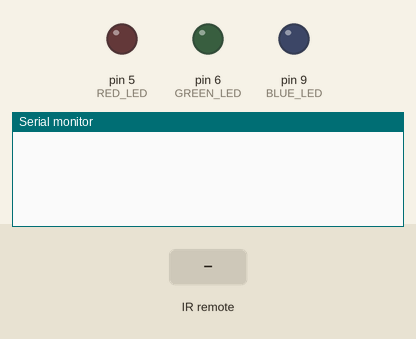
A program run on a simulated Arduino Uno, built with avr-gcc and run on an emulated ATmega328P. Shown: output pins drawn as LEDs (lit = HIGH), the last lines printed to the serial monitor. The test bench sets the inputs (shaded band).

Above: at 1.2 s.
1.3 s: infrared code 0xF609FF00 received
At 2.3 s:
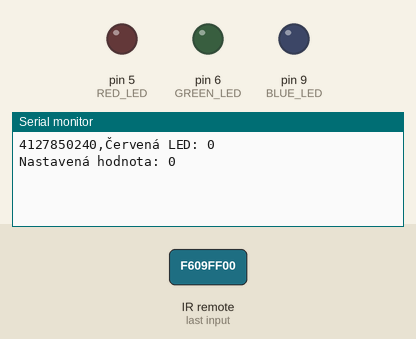
2.8 s: infrared code 0xBA45FF00 received
At 3.5 s:
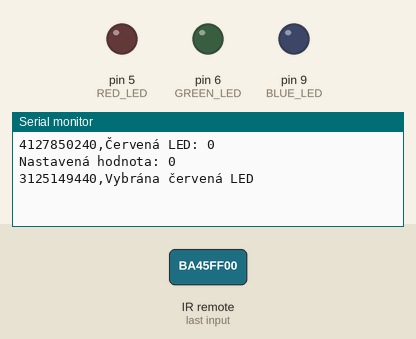
4.3 s: infrared code 0xB946FF00 received
At 4.7 s:
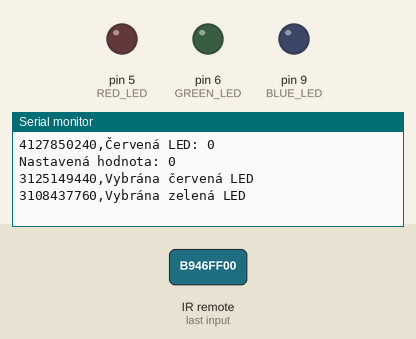

The program:

main.cpp
```cpp
#include <Arduino.h>
#include <IRremote.hpp>

#define IR_RECEIVE_PIN 12 // Pin pro receiver ovladače
#define ENTER 4127850240 // Kód klávesy ENTER
#define RED_LED 5 // Pin pro barvu červenou
#define GREEN_LED 6 // Pin pro barvu zelenou
#define BLUE_LED 9 // Pin pro barvu modrou

const unsigned long codes[] = {
    3910598400, // 0
    4077715200, // 1
    3877175040, // 2
    2707357440, // 3
    4144561920, // 4
    3810328320, // 5
    2774204160, // 6
    3175284480, // 7
    2907897600, // 8
    3041591040, // 9
};

String stringNum = "";
int currentLED = 0; // 0 = red, 1 = green, 2 = blue

String receivedNum(unsigned long irData) {
    for (unsigned int i = 0; i < sizeof(codes) / sizeof(codes[0]); i++) {
        if (irData == codes[i]) {
            return String(i);
        }
    }
    return "";
}

void setLED(int value) {
    int ledPin;
    String ledColor;

    switch (currentLED) {
        case 0: ledPin = RED_LED; ledColor = "Červená"; break;
        case 1: ledPin = GREEN_LED; ledColor = "Zelená"; break;
        case 2: ledPin = BLUE_LED; ledColor = "Modrá"; break;
    }

    analogWrite(ledPin, value);
    Serial.print(ledColor + " LED: ");
    Serial.println(value);
}

void setup() {
    IrReceiver.begin(IR_RECEIVE_PIN, ENABLE_LED_FEEDBACK);
    Serial.begin(9600);
    pinMode(RED_LED, OUTPUT);
    pinMode(GREEN_LED, OUTPUT);
    pinMode(BLUE_LED, OUTPUT);
}

void loop() {
    if (IrReceiver.decode()) {
        unsigned long irData = IrReceiver.decodedIRData.decodedRawData;

        if (irData > 0) {
            Serial.print(irData);
            Serial.print(",");

            if (irData == ENTER) {
                int intNum = stringNum.toInt();
                if (intNum >= 0 && intNum <= 255) {
                    setLED(intNum);
                    Serial.print("Nastavená hodnota: ");
                    Serial.println(intNum);
                    stringNum = "";
                } else {
                    Serial.println("Mimo rozsah");
                    stringNum = "";
                }
            } else {
                switch (irData) {
                    case 3125149440: currentLED = 0; Serial.println("Vybrána červená LED"); break;
                    case 3108437760: currentLED = 1; Serial.println("Vybrána zelená LED"); break;
                    case 3091726080: currentLED = 2; Serial.println("Vybrána modrá LED"); break;
                    default: stringNum += receivedNum(irData); Serial.println(stringNum); break;
                }
            }
        }

        IrReceiver.resume();
    }
}
```

Measured:
- after the input at 1.3 s, the serial monitor: prints a new line at once (image 1)
- after the input at 2.8 s, the serial monitor: prints a new line at once (image 2)
- after the input at 4.3 s, the serial monitor: prints a new line at once (image 3)
